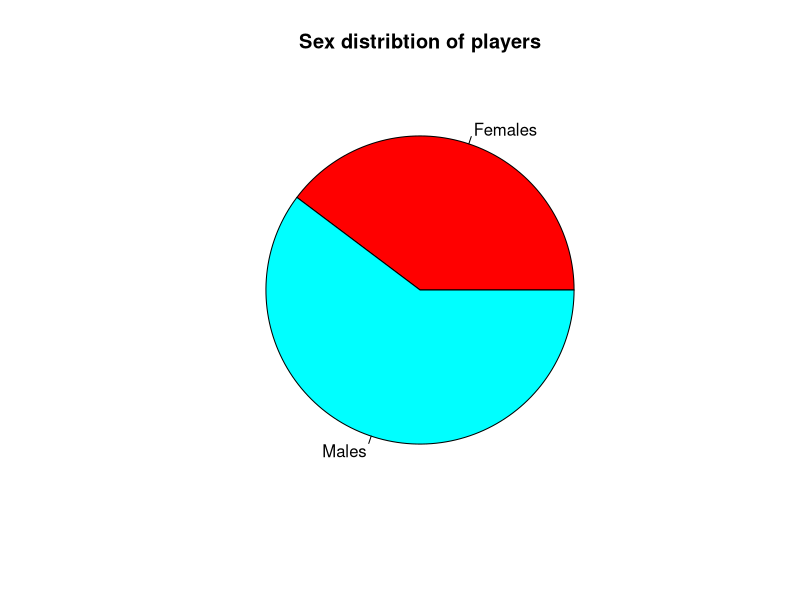
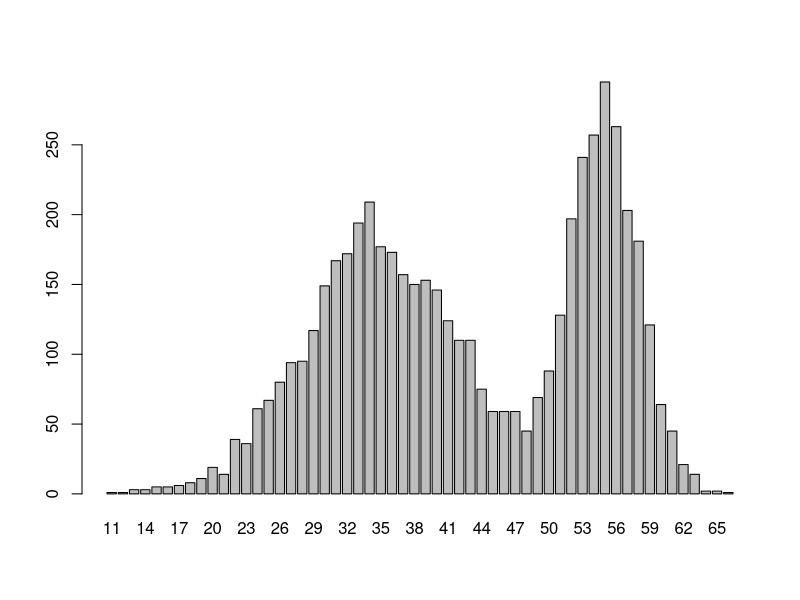
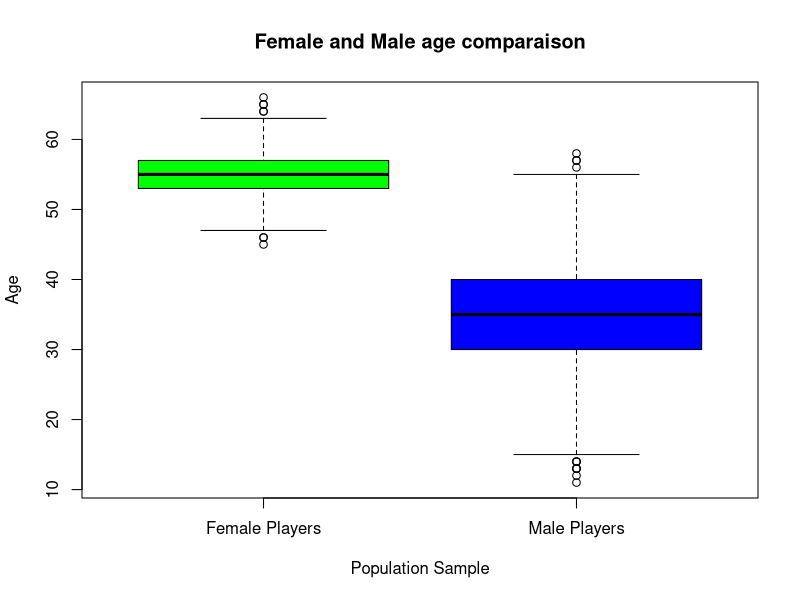
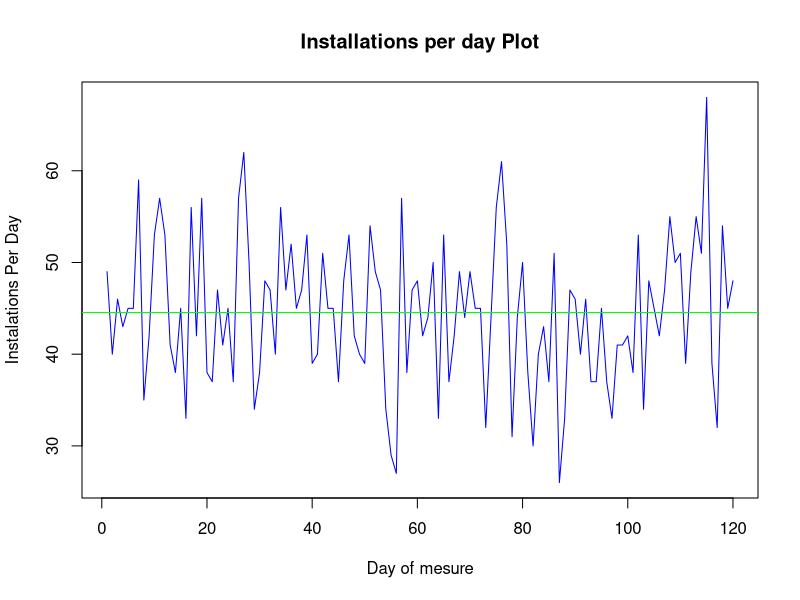
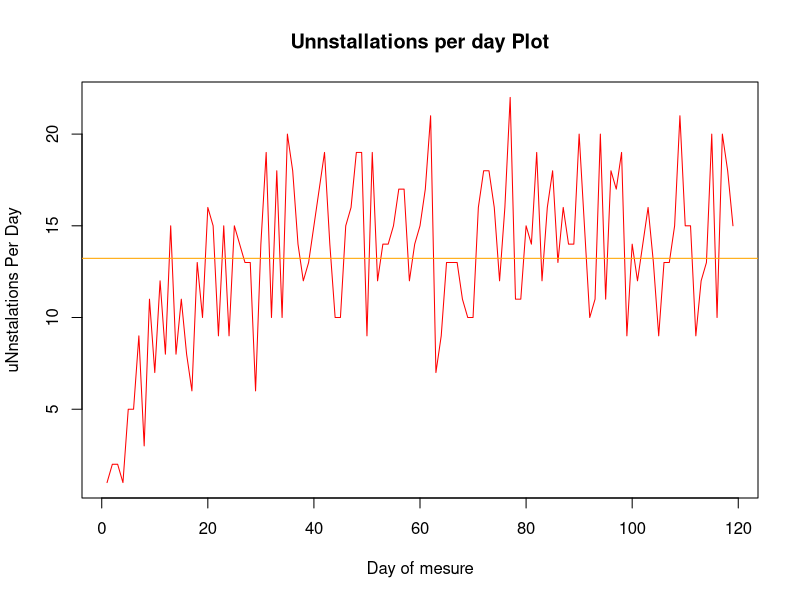
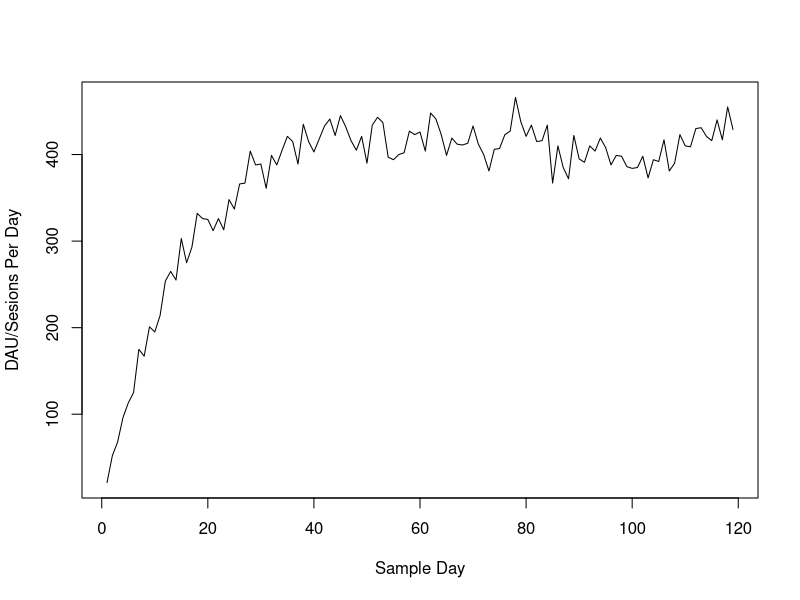
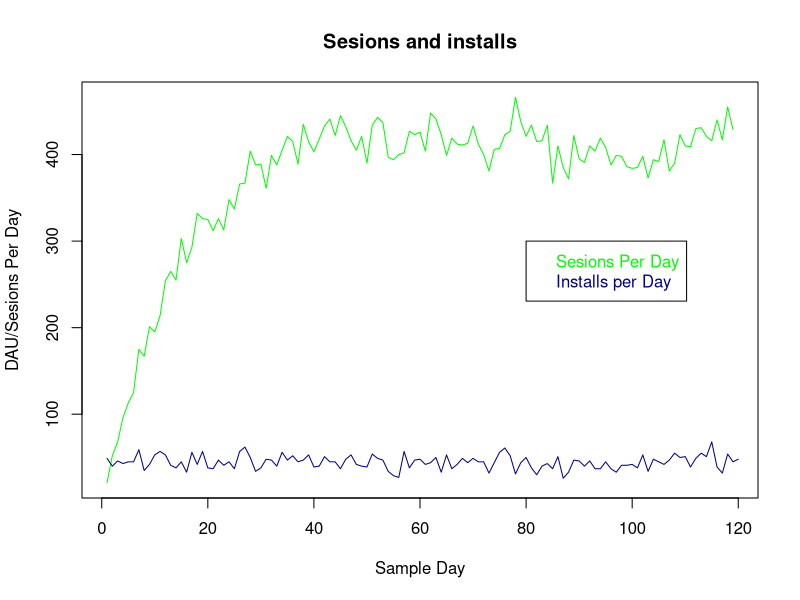
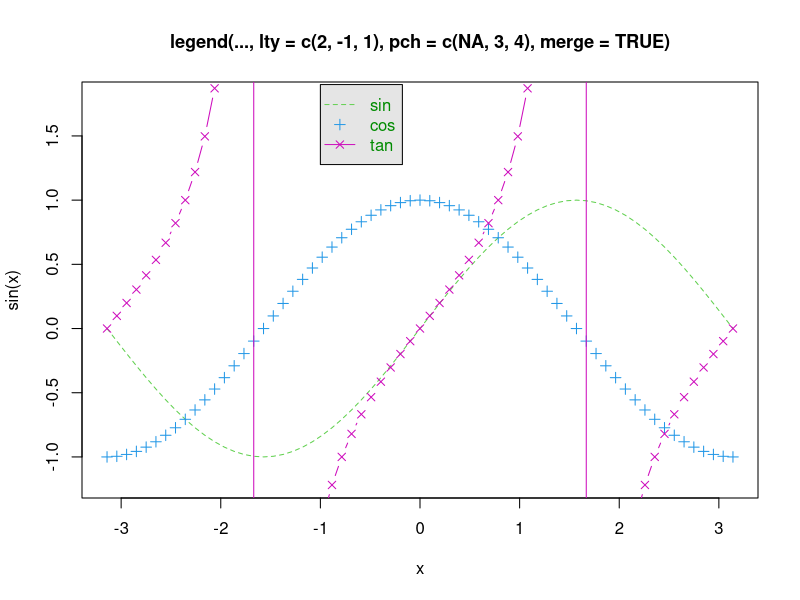

These figures' R source, in order:
## ---- chunk 1

# Librerias en uso
library("knitr")
library("dplyr")
library("lubridate")

## ---- chunk 2

  trackingData = read.csv("tracking.csv",sep = ",",na.strings = "NA")
  colnames(trackingData)[4] = "SessionLenght"
  colnames(trackingData)[5] = "MoneySpent"


  daysOfTracking = length(  unique(trackingData$Date))
  daysOfTracking

## ---- chunk 3

  usersData = read.csv("users.csv",sep = ",", na.strings ="NA")
  
  usersInstalledTheGame = unique( trackingData$UserID[trackingData$Action == "Install"])
  usersInstalledGameAmount = length(usersInstalledTheGame)
  usersInstalledGameAmount
## ---- chunk 4

  usersPlayedGame = unique( trackingData$UserID[trackingData$Action == "Session"] )

  usersPlayedGameAmount = length(usersPlayedGame)
usersPlayedGameAmount
## ---- chunk 5

     usersUninstalledGame = unique( trackingData$UserID[trackingData$Action == "Uninstall"] )

  usersUninstalledGameAmount = length(usersUninstalledGame)
usersUninstalledGameAmount

## ---- chunk 6

  sessionSelection = trackingData[trackingData$Action == "Session",]

sessionAverage = mean(sessionSelection$SessionLenght)
sessionAverage

#                                                         pipe de UNIX Buscar
data.frame(usersInstalledGameAmount,usersUninstalledGameAmount,usersPlayedGameAmount,sessionAverage) %>% t() %>% kable() 

# t() cambia columnas por hileras
# las pipes sirven para pasar datos de una funcion u objeto a otro 

## ---- chunk 7
  
  # cuidao que esto no esta dani

  pie (table(usersData$sex), main = "Sex distribtion of players", labels = c("Females", "Males"), col = rainbow(length(table(usersData$sex))))
  barplot(table(usersData$age))
  
  print("Es apreciable una clara diferencia entre el numero de jugadores y jugadoras dentro de la muestra obtenida. Esto nos indica claramente que el publico principal del juego son hombres")
  
  

## ---- chunk 8
  
# FEMALES ------------------------------------------------------ //
femaleSegment = usersData[usersData$sex == "F",]
# MALES  ------------------------------------------------------ //
maleSegment = usersData[usersData$sex == "M",]

boxplot( femaleSegment$age, maleSegment$age, 
          main = "Female and Male age comparaison",
          names = c("Female Players", "Male Players"),
          col = c("Green","Blue"),
         ylab = "Age",
         xlab = "Population Sample")

print ("El grafico nos muestra que existe una diferencia sustancial entre la edad en la cual las mujeres juegan y la edad en la que los hombres juegan. Encontramos una diferencia de edad de diez años entre las medias de ambos grupos. Lo que tambien es curioso es que los hombres de mas edad no juegan tanto como las mujeres de esa misma edad lo cual puede darse por varios motivos siendo uno de estos la menor esperanza de vida o la posibilidad de que no existan productos de entretenimiento adecuados para hombres de dicha edad")

# Conclusión ----------------------------------------------------- //
print("Conclusión")
print("Encontramos que en este juego la mayoria de usuarios que lo juegan son hombres que en su mayoria se encuentran entre 30 y 40 años. Estos forman aproximadamente un 60% de la poblacion del juego. Encontramos ademas que el juego atrae la atencion de mujeres de entre 53 y 57 años. Estas ocupan un 40% aproximadamente de la muestra obtenida. En caso de necesidad seria primario centrarse en satisfacer al publico masculino antes que al femenino (en caso de necesidad claro esta).")
# ----------------------------------------------------------------- //

## ---- chunk 9

library(dplyr)
# daysOfMesure = unique(trackingData$Date)

# Guardamos un data set solo con las instalaciones
temporalTrackingData = trackingData[trackingData$Action == "Install",]

installationsPerDay = temporalTrackingData %>% group_by(Date) %>% summarise(Installs = length(Action))
installationsPerDay

installsAverage = mean(installationsPerDay$Installs)
installsAverage

plot(installationsPerDay$Installs ,
     main = "Installations per day Plot",
     ylab = "Instalations Per Day" ,
     xlab = "Day of mesure",
     type = "l",
     col = "blue"
     ) 
legend(10,100,legend = c("A","B"),bg = "grey",
       col=c("red", "blue"), lty=1:2, cex=0.8,
       title = "Type of lines")  # legend no esta funcionando
abline(h = installsAverage, col = "green")




## ---- chunk 10
# DANI DEBES MOSTRARLAS EN UN SOLO PLOT
## ---- chunk 11
library(dplyr)

# UNINSTALLS PER DAY
temporalTrackingData = trackingData[trackingData$Action == "Uninstall",]

unInstallationsPerDay = temporalTrackingData %>% group_by(Date) %>% summarise(Uninstalls = length(Action))
unInstallationsPerDay

uninstallsAverage = mean(unInstallationsPerDay$Uninstalls)
uninstallsAverage

plot(unInstallationsPerDay$Uninstalls ,
     main = "Unnstallations per day Plot",
     ylab = "uNnstalations Per Day" ,
     xlab = "Day of mesure",
     type = "l",
     col = "red"
     ) 
legend(10,100,legend = c("A","B"),bg = "grey",
       col=c("red", "blue"), lty=1:2, cex=0.8,
       title = "Type of lines")  # legend no esta funcionando
abline(h = uninstallsAverage, col = "orange")


## ---- chunk 12

## Compute DAU (Daily Active Users) along the days of the tracking period

dte = as.Date(trackingData$Date)
trackingData$Date = NULL;
trackingData$Date = dte;

trackingDataOnlySesions = trackingData[ trackingData$Action =="Session" ,]
trackingDataOnlySesions  ## hay repeticiones de usuarios

sesionsPerDay = as.numeric( table( trackingDataOnlySesions$Date)  )
plot(sesionsPerDay,type = "l",xlab = "Sample Day", ylab = "DAU/Sesions Per Day",)


## ---- chunk 13

plot(sesionsPerDay,type = "l",xlab = "Sample Day", ylab = "DAU/Sesions Per Day",col = "green", main = "Sesions and installs")
lines(installationsPerDay, col= "dark blue" )
legend (x = 80, y = 300,
        legend = c ("Sesions Per Day" , "Installs per Day"), 
        col = c("green", "dark blue"),
        text.col = c("green","dark blue"))


#####
# Ejemplo
x <- seq(-pi, pi, len = 65)
plot(x, sin(x), type = "l", ylim = c(-1.2, 1.8), col = 3, lty = 2)
points(x, cos(x), pch = 3, col = 4)
lines(x, tan(x), type = "b", lty = 1, pch = 4, col = 6)
title("legend(..., lty = c(2, -1, 1), pch = c(NA, 3, 4), merge = TRUE)",
      cex.main = 1.1)
legend(-1, 1.9, c("sin", "cos", "tan"), col = c(3, 4, 6),
       text.col = "green4", lty = c(2, -1, 1), pch = c(NA, 3, 4),
       merge = TRUE, bg = "gray90")
#####

## ---- chunk 14
 
# Dates Info
# https://www.stat.berkeley.edu/~s133/dates.html

# Separemos cada mes y guardemos en este sus usuarios no repetidos

monthsOfAnalisis = unique( month(as.POSIXlt(trackingData$Date, format="%d/%m/%Y")))
monthsOfAnalisis
monthsOfAnalisisName = unique(months(trackingData$Date))
monthsOfAnalisisName

GetUniqueUsersOfMonth = function( monthNumericIdentificator, dataStructure) {
  
  if (monthNumericIdentificator < 1 || monthNumericIdentificator > 12) {
    print("Unable to operate with month")
    return(NULL)
  }
  
  # Comparamos el mes de cada entrada dentro de la estructura de datos y lo comparamos con el mes que le hemos pedido que anlize
  monthDataFrame = dataStructure[ month(as.POSIXlt(trackingData$Date, format="%d/%m/%Y")) == monthNumericIdentificator, ]

  print("SUCCESS!")
  
  return (monthDataFrame)
  
}

maus = rep(1,length(monthsOfAnalisis))
iterationIndex = 0
# Iteramos por cada uno de los meses del analisis
for (mth in monthsOfAnalisis) {
  
  iterationIndex = iterationIndex + 1
  
  monthDataFrame = GetUniqueUsersOfMonth(mth,trackingData)
  monthDataFrameOnlySesions = monthDataFrame[ monthDataFrame$Action =="Session" ,]
  
  # cojemos de el data frame del mes la cantidad de entradas
  activeUsersOfMonth = as.numeric( table( monthDataFrameOnlySesions$Date)  )
  maus[iterationIndex] = activeUsersOfMonth

}

# Generamos el plot
plot (maus, type = "l",xlab = "Month", ylab = "MAUU",xaxt="n", col = "dark red")
axis(side = 1,at = c(1,2,3,4),labels = monthsOfAnalisisName)

## ---- chunk 15
  


## ---- chunk 16
  


## ---- chunk 17
  #More R code...
  c<-"again hello world"
  cat(c)
